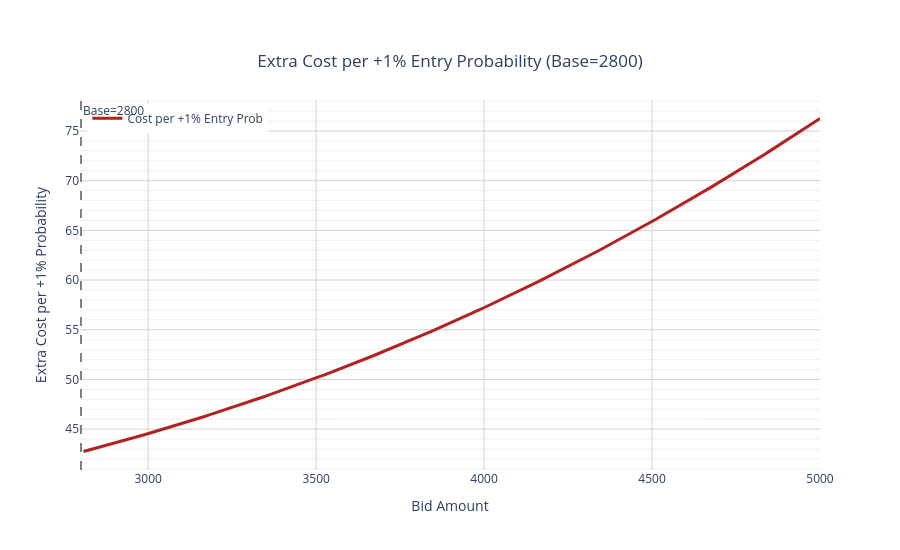

Here is the notebook cell this chart was saved with:
### Code cell
import numpy as np
import plotly.graph_objects as go
from scipy.stats import beta

# -------------------------
# Parameters
# -------------------------
alpha = 2
beta_param = 5
scale_max = 8000
base_bid = 2800

# bid grid (2800 and above only)
bids = np.linspace(base_bid, 5000, 300)

# entry probabilities (via CDF)
probs = beta.cdf(bids / scale_max, alpha, beta_param)

# baseline probability
p_base = beta.cdf(base_bid / scale_max, alpha, beta_param)

# -------------------------
# Incremental cost per probability
# -------------------------
delta_bid = bids - base_bid
delta_prob = probs - p_base

# avoid division by zero
delta_prob[delta_prob <= 0] = np.nan
cost_per_prob = delta_bid / delta_prob

# cost per 1% additional win probability
cost_per_1pct = cost_per_prob * 0.01

# -------------------------
# Plot
# -------------------------
fig = go.Figure()

fig.add_trace(
    go.Scatter(
        x=bids,
        y=cost_per_1pct,
        mode="lines",
        line=dict(color='firebrick', width=3),
        name="Cost per +1% Entry Prob",
        hovertemplate="<b>Bid</b>: %{x}<br><b>Cost for +1% Prob</b>: %{y:.2f}<extra></extra>"
    )
)

# Show base line
fig.add_vline(
    x=base_bid,
    line_dash="dash",
    line_color="gray",
    annotation_text=f"Base={base_bid}",
    annotation_position="top right"
)

# Add layout and grid settings
fig.update_layout(
    title={
        'text': "Extra Cost per +1% Entry Probability (Base=2800)",
        'y':0.9, 'x':0.5, 'xanchor': 'center', 'yanchor': 'top'
    },
    xaxis=dict(
        title="Bid Amount",
        showgrid=True,
        gridcolor='lightgray', # major grid color
        gridwidth=1,
        zeroline=False
    ),
    yaxis=dict(
        title="Extra Cost per +1% Probability",
        showgrid=True,
        gridcolor='lightgray',
        gridwidth=1,
        minor=dict(showgrid=True, gridcolor='#f0f0f0') # add minor grid
    ),
    template="plotly_white",
    width=900,
    height=550,
    showlegend=True,
    legend=dict(yanchor="top", y=0.99, xanchor="left", x=0.01)
)

fig.show()

### Figure 1 — Plotly figure (JSON) as saved in the notebook; plotly's stock layout.template omitted (floating-point values rounded to 4 significant figures; data arrays with more than 128 entries replaced by an {"elided": "..."} marker saying what was removed)
{"data": [{"hovertemplate": "<b>Bid</b>: %{x}<br><b>Cost for +1% Prob</b>: %{y:.2f}<extra></extra>", "line": {"color": "firebrick", "width": 3}, "mode": "lines", "name": "Cost per +1% Entry Prob", "type": "scatter", "x": {"elided": "300 float values"}, "y": {"elided": "300 float values"}}], "layout": {"annotations": [{"showarrow": false, "text": "Base=2800", "x": 2800, "xanchor": "left", "xref": "x", "y": 1, "yanchor": "top", "yref": "y domain"}], "height": 550, "legend": {"x": 0.01, "xanchor": "left", "y": 0.99, "yanchor": "top"}, "shapes": [{"line": {"color": "gray", "dash": "dash"}, "type": "line", "x0": 2800, "x1": 2800, "xref": "x", "y0": 0, "y1": 1, "yref": "y domain"}], "showlegend": true, "title": {"text": "Extra Cost per +1% Entry Probability (Base=2800)", "x": 0.5, "xanchor": "center", "y": 0.9, "yanchor": "top"}, "width": 900, "xaxis": {"gridcolor": "lightgray", "gridwidth": 1, "showgrid": true, "title": {"text": "Bid Amount"}, "zeroline": false}, "yaxis": {"gridcolor": "lightgray", "gridwidth": 1, "minor": {"gridcolor": "#f0f0f0", "showgrid": true}, "showgrid": true, "title": {"text": "Extra Cost per +1% Probability"}}}}
